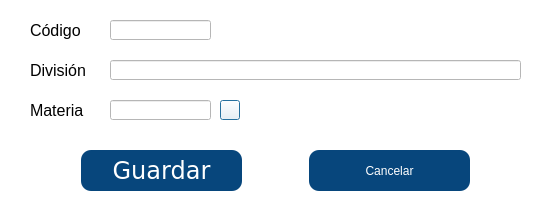
<?xml version="1.0" encoding="UTF-8"?>
<ui version="4.0">
 <class>Dialog</class>
 <widget class="QDialog" name="Dialog">
  <property name="windowModality">
   <enum>Qt::ApplicationModal</enum>
  </property>
  <property name="geometry">
   <rect>
    <x>0</x>
    <y>0</y>
    <width>552</width>
    <height>213</height>
   </rect>
  </property>
  <property name="minimumSize">
   <size>
    <width>552</width>
    <height>213</height>
   </size>
  </property>
  <property name="maximumSize">
   <size>
    <width>552</width>
    <height>213</height>
   </size>
  </property>
  <property name="windowTitle">
   <string>División</string>
  </property>
  <property name="styleSheet">
   <string notr="true">background-color: rgb(255, 255, 255);</string>
  </property>
  <property name="modal">
   <bool>true</bool>
  </property>
  <widget class="QLabel" name="label_2">
   <property name="geometry">
    <rect>
     <x>30</x>
     <y>60</y>
     <width>61</width>
     <height>21</height>
    </rect>
   </property>
   <property name="font">
    <font>
     <family>Tahoma</family>
     <pointsize>12</pointsize>
    </font>
   </property>
   <property name="text">
    <string>División</string>
   </property>
  </widget>
  <widget class="QLabel" name="label">
   <property name="geometry">
    <rect>
     <x>30</x>
     <y>20</y>
     <width>61</width>
     <height>21</height>
    </rect>
   </property>
   <property name="font">
    <font>
     <family>Tahoma</family>
     <pointsize>12</pointsize>
    </font>
   </property>
   <property name="text">
    <string>Código</string>
   </property>
  </widget>
  <widget class="QLabel" name="label_3">
   <property name="geometry">
    <rect>
     <x>30</x>
     <y>100</y>
     <width>61</width>
     <height>21</height>
    </rect>
   </property>
   <property name="font">
    <font>
     <family>Tahoma</family>
     <pointsize>12</pointsize>
    </font>
   </property>
   <property name="text">
    <string>Materia</string>
   </property>
  </widget>
  <widget class="QLineEdit" name="tx_nombre">
   <property name="geometry">
    <rect>
     <x>110</x>
     <y>60</y>
     <width>411</width>
     <height>20</height>
    </rect>
   </property>
   <property name="font">
    <font>
     <family>Tahoma</family>
     <pointsize>12</pointsize>
    </font>
   </property>
  </widget>
  <widget class="QPushButton" name="bt_id_materia">
   <property name="geometry">
    <rect>
     <x>220</x>
     <y>100</y>
     <width>20</width>
     <height>20</height>
    </rect>
   </property>
   <property name="font">
    <font>
     <family>MS Shell Dlg 2</family>
     <pointsize>16</pointsize>
     <weight>50</weight>
     <italic>false</italic>
     <bold>false</bold>
    </font>
   </property>
   <property name="styleSheet">
    <string notr="true">background-color: rgb(255, 255, 255);
font: 16pt &quot;MS Shell Dlg 2&quot;;</string>
   </property>
   <property name="text">
    <string/>
   </property>
   <property name="icon">
    <iconset>
     <normaloff>../../lupa.png</normaloff>../../lupa.png</iconset>
   </property>
   <property name="flat">
    <bool>false</bool>
   </property>
  </widget>
  <widget class="QLineEdit" name="tx_codigo">
   <property name="geometry">
    <rect>
     <x>110</x>
     <y>20</y>
     <width>101</width>
     <height>20</height>
    </rect>
   </property>
   <property name="font">
    <font>
     <family>Tahoma</family>
     <pointsize>12</pointsize>
    </font>
   </property>
  </widget>
  <widget class="QLineEdit" name="tx_id_materia">
   <property name="geometry">
    <rect>
     <x>110</x>
     <y>100</y>
     <width>101</width>
     <height>20</height>
    </rect>
   </property>
   <property name="font">
    <font>
     <family>Tahoma</family>
     <pointsize>12</pointsize>
    </font>
   </property>
  </widget>
  <widget class="QLabel" name="lb_id_materia">
   <property name="geometry">
    <rect>
     <x>240</x>
     <y>100</y>
     <width>581</width>
     <height>21</height>
    </rect>
   </property>
   <property name="font">
    <font>
     <family>Tahoma</family>
     <pointsize>11</pointsize>
    </font>
   </property>
   <property name="text">
    <string/>
   </property>
  </widget>
  <widget class="QWidget" name="horizontalLayoutWidget">
   <property name="geometry">
    <rect>
     <x>20</x>
     <y>150</y>
     <width>511</width>
     <height>41</height>
    </rect>
   </property>
   <layout class="QHBoxLayout" name="horizontalLayout">
    <item>
     <widget class="QPushButton" name="bt_guardar">
      <property name="maximumSize">
       <size>
        <width>161</width>
        <height>41</height>
       </size>
      </property>
      <property name="font">
       <font>
        <family>Verdana</family>
        <pointsize>18</pointsize>
        <weight>50</weight>
        <italic>false</italic>
        <bold>false</bold>
       </font>
      </property>
      <property name="focusPolicy">
       <enum>Qt::NoFocus</enum>
      </property>
      <property name="styleSheet">
       <string notr="true">background-color: rgb(7, 70, 124);
font: 18pt &quot;Verdana&quot;;
border-radius: 10px;
color: rgb(255, 255, 255);</string>
      </property>
      <property name="text">
       <string>Guardar</string>
      </property>
     </widget>
    </item>
    <item>
     <widget class="QPushButton" name="bt_cancelar">
      <property name="maximumSize">
       <size>
        <width>161</width>
        <height>41</height>
       </size>
      </property>
      <property name="focusPolicy">
       <enum>Qt::NoFocus</enum>
      </property>
      <property name="styleSheet">
       <string notr="true">background-color: rgb(7, 70, 124);
font: 18pt &quot;Verdana&quot;;
border-radius: 10px;
color: rgb(255, 255, 255);</string>
      </property>
      <property name="text">
       <string>Cancelar</string>
      </property>
     </widget>
    </item>
   </layout>
  </widget>
 </widget>
 <tabstops>
  <tabstop>tx_codigo</tabstop>
  <tabstop>tx_nombre</tabstop>
  <tabstop>tx_id_materia</tabstop>
  <tabstop>bt_id_materia</tabstop>
 </tabstops>
 <resources/>
 <connections/>
</ui>
